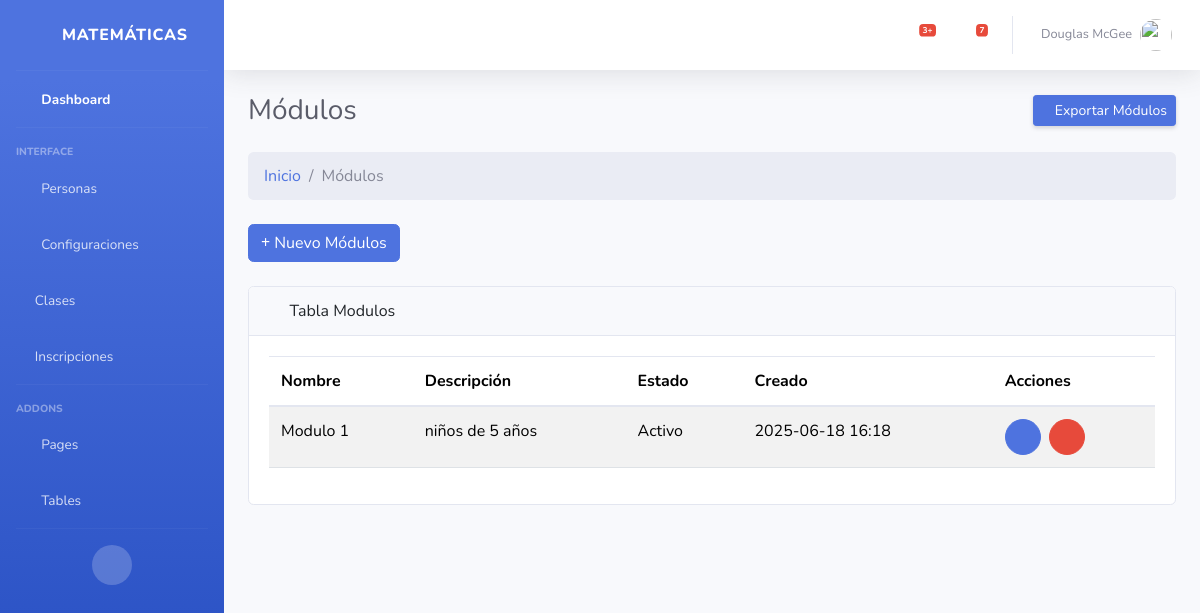
Before: /modulo/ with the older database file.
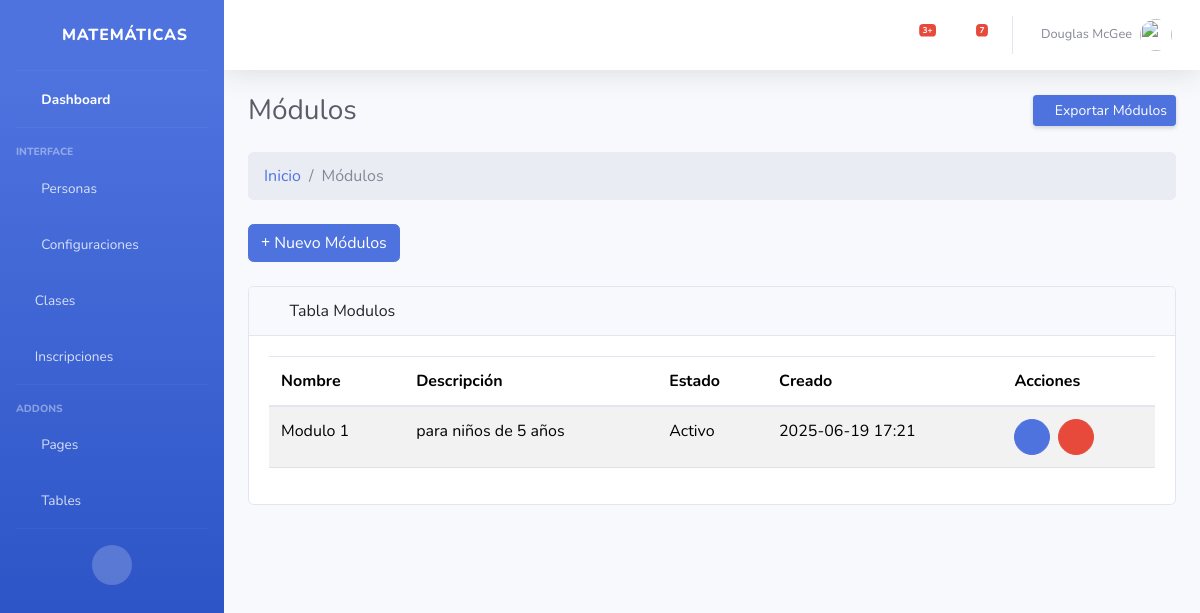
After: the same page with the newer database file.
### Aplicaciones/core/models.py (models this page shows, shortened)
class Modulos(models.Model):
    mod_id = models.AutoField(primary_key=True)
    mod_nombre = models.CharField(max_length=50,null=False,unique=True,verbose_name="Nombre del modulo:")
    mod_descripcion = models.CharField(max_length=100,null=False,verbose_name="Descripción del modulo:")
    mod_estado = models.BooleanField(default=True,verbose_name='Estado:')
    mod_fecha_creacion = models.DateTimeField(auto_now_add=True,verbose_name='Creado el:')
    mod_fecha_actualizacion = models.DateTimeField(auto_now=True,verbose_name='Actualizado el:')

### Aplicaciones/core/views/crud_modulos_views.py (the view, shortened to what this page needs)
# urls.py: path('modulo/', crud_modulos_views.index, name='modulo_index'),
def index(request):
    modulos = Modulos.objects.all()
    form = ModulosForm()
    form_editar = None
    modulo_a_editar = None
    return render(request, 'modulo/index.html', {
        'modulos': modulos,
        'form': form,
        'form_editar': form_editar,
        'modulo_a_editar': modulo_a_editar
    })

### Aplicaciones/core/templates/modulo/Index.html (shortened to what this page needs)
{% extends "plantillas/MasterAdmin.html" %}
{% load static %}
{% block content %}
<div class="container-fluid ">
    <div class="d-sm-flex align-items-center justify-content-between mb-4">
        <h1 class="h3 mb-0 text-gray-800">Módulos</h1>
        <a href="#" class="d-none d-sm-inline-block btn btn-sm btn-primary shadow-sm"> Exportar Módulos </a>
    </div>
    <ol class="breadcrumb mb-4">
        <li class="breadcrumb-item"><a href="{% url 'inicio' %}">Inicio</a></li>
        <li class="breadcrumb-item active">Módulos</li>
    </ol>
    <div class="mb-4">
        <a href="#" class="btn btn-primary" type="button" data-bs-toggle="modal" data-bs-target="#modalCrear"><i
                class="fas fa-plus"></i> Nuevo
            Módulos</a>
    </div>
    <div class="card mb-4">
        <div class="card-header">
            <i class="fas fa-table me-1"></i>
            Tabla Modulos
        </div>
        <div class="card-body">
            <div class="table-responsive">
                <table class="table table-striped" id="tbl-admin" width="100%" cellspacing="0">
                    <thead>
                        <tr>
                            <th>Nombre</th>
                            <th>Descripción</th>
                            <th>Estado</th>
                            <th>Creado</th>
                            <th>Acciones</th>
                        </tr>
                    </thead>
                    <tbody>
                        {% for modulo in modulos %}
                        <tr>
                            <td>{{ modulo.mod_nombre }}</td>
                            <td>{{ modulo.mod_descripcion }}</td>
                            <td>{{ modulo.mod_estado|yesno:"Activo,Inactivo" }}</td>
                            <td>{{ modulo.mod_fecha_creacion|date:"Y-m-d H:i" }}</td>
                            <td>
                                <div class="d-flex gap-2">
                                    <a href="#"
                                        class="btn btn-sm btn-primary rounded-circle d-flex align-items-center justify-content-center"
                                        style="width: 36px; height: 36px;" data-bs-toggle="modal"
                                        data-bs-target="#modalEditar{{ modulo.mod_id }}">
                                        <i class="fas fa-edit"></i>
                                    </a>
                                    <a href="#" class="btn btn-sm btn-danger rounded-circle d-flex align-items-center justify-content-center"
                                    style="width: 36px; height: 36px;" data-bs-toggle="modal" data-bs-target="#modalEliminar{{ modulo.mod_id }}">
                                    <i class="fas fa-trash-alt"></i>
                                    </a>
                                </div>
                            </td>
                        </tr>
                        {% empty %}
                        <tr>
                            <td colspan="6">No hay módulos registrados.</td>
                        </tr>
                        {% endfor %}
                    </tbody>
                </table>
            </div>
        </div>
        {% endblock %}

Changed rows visible on the page:
changed Modulos "Modulo 1": mod_descripcion "niños de 5 años" → "para niños de 5 años"; mod_fecha_creacion "2025-06-18 16:18" → "2025-06-19 17:21"
